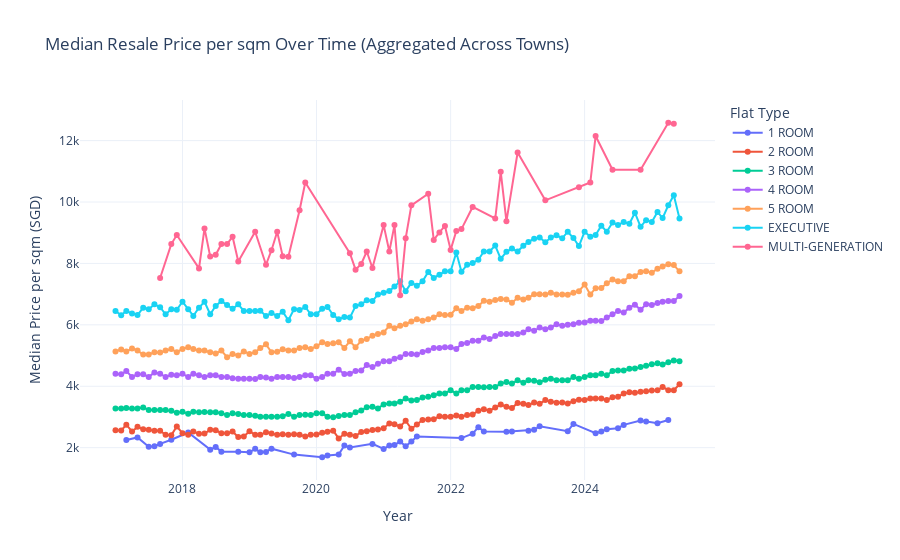

Source (notebook cell):
### Markdown cell above
Aims:

- To prepare data for to visualise how prices have changed. 

- Can go from Town, to Flat Type within the town

- Point out some anomalies too

### Code cell
# -------------------------------
# 1. Group by flat_type and month, compute median resale price per sqm
# -------------------------------
room_median_df = df.groupby(['flat_type', 'month']).agg(
    median_price_per_sqm=('resale_price', lambda x: x.median() / df['floor_area_sqm'].median())
).reset_index()

# -------------------------------
# 2. Convert 'month' to datetime
# -------------------------------
room_median_df['month'] = pd.to_datetime(room_median_df['month'], format='%Y-%m', errors='coerce')

# -------------------------------
# 3. Drop any invalid or missing rows
# -------------------------------
room_median_df = room_median_df.dropna(subset=['month', 'median_price_per_sqm'])

# -------------------------------
# 4. Create interactive line chart using Plotly
# -------------------------------
fig = px.line(
    room_median_df,
    x='month',
    y='median_price_per_sqm',
    color='flat_type',
    markers=True,
    title='Median Resale Price per sqm Over Time (Aggregated Across Towns)',
    labels={
        'month': 'Year',
        'median_price_per_sqm': 'Median Price per sqm (SGD)',
        'flat_type': 'Flat Type'
    }
)

# Customize layout
fig.update_layout(
    hovermode='x unified',
    template='plotly_white',
    legend_title_text='Flat Type'
)

# -------------------------------
# 5. Show interactive chart in notebook or browser
# -------------------------------
fig.show()
